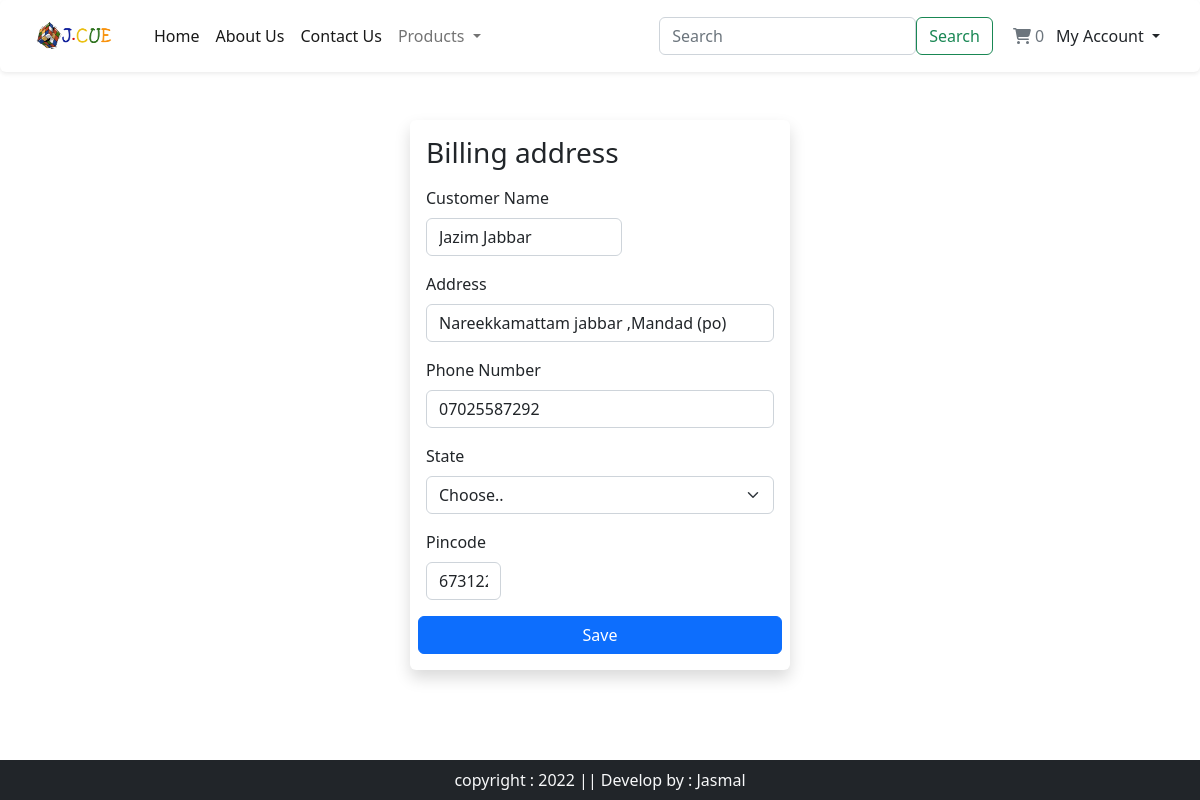
/payment/edit_address/53 (signed in), run on the app's committed database.
### payment/models.py (models this page shows, shortened)
class Address(models.Model):
    user = models.ForeignKey(User, on_delete=models.CASCADE)
    full_name = models.CharField(max_length=50, null=True, blank=True)
    address1 = models.CharField(max_length=250, null=True, blank=True)
    address2 = models.CharField(max_length=250, null=True, blank=True)
    city = models.CharField(max_length=100, null=True, blank=True)
    phone = models.CharField(max_length=100, null=True, blank=True)
    post_code = models.CharField(max_length=20, null=True, blank=True)
    flag = models.BooleanField(default=False)
    class Meta:
        verbose_name_plural = "Addresses"

### payment/views.py (the view)
# urls.py: path('edit_address/<int:aid>', views.edit_address, name='edit_address'),
def edit_address(request, aid):
    if request.user.is_authenticated:
        address = Address.objects.get(id=aid)
        return render(request,'payment/edit_address.html', {'address':address})
    else:
        return redirect('home')

### acount/context_processor.py (called while the page is built)
def categories(request):
    cat = Category.objects.all()
    return {'cat': cat}

### basket/basket.py (called while the page is built)
    def __len__(self):
        return sum(item['qty'] for item in self.basket.values())

### basket/context_processors.py (called while the page is built)
def basket(request):
    return {'basket':Basket(request)}

### templates/payment/edit_address.html (shortened to what this page needs)
{% extends "app/base.html" %}
{% load static %}
{% block main-content %}
<div class="container">
    <div class="row justify-content-center mt-5">
        <div class="col-md-4 shadow p-3 mb-5 bg-white rounded">
    <form method="post" action="{% url 'payment:edit_product_action' %}">
    <h3 class="mb-3">Billing address</h3>
    <div class="row g-3">
      <div class="col-md-7">
        <label for="custName" class="form-label">Customer Name</label>
        <input type="text" class="form-control" name="custName" id="custName" value="{{address.full_name}}" required>
      </div>
      <div class="col-12">
        <label for="address" class="form-label">Address</label>
        <input type="text" class="form-control" id="custAdd" name="custAdd" value="{{address.address1}}" required>
      </div>
      <div class="col-12">
        <label for="address2" class="form-label">Phone Number</label>
        <input type="text" class="form-control" id="custAdd2" name="phone" value="{{address.phone}}" >
      </div>
      <div class="col-mod-5">
        <label for="country" class="form-label">State</label>
        <select class="form-select" name="state" id="country" required value="{{address.city}}">
            <option value="state">Choose..</option>
        </select>
      </div>
      <div class="col-md-3">
        <label for="postCode" class="form-label">Pincode</label>
        <input type="text" class="form-control" id="postCode" name="pincode" required value="{{address.post_code}}" required>
      </div>
        <br>
        <button type="submit" class="btn btn-primary" >Save </button>
  </form>
</div>
</div>
{% endblock %}

### data on the page
Address: custName "Jazim Jabbar", custAdd "Nareekkamattam jabbar ,Mandad (po)", phone "07025587292", state "Choose..", pincode "673122"
